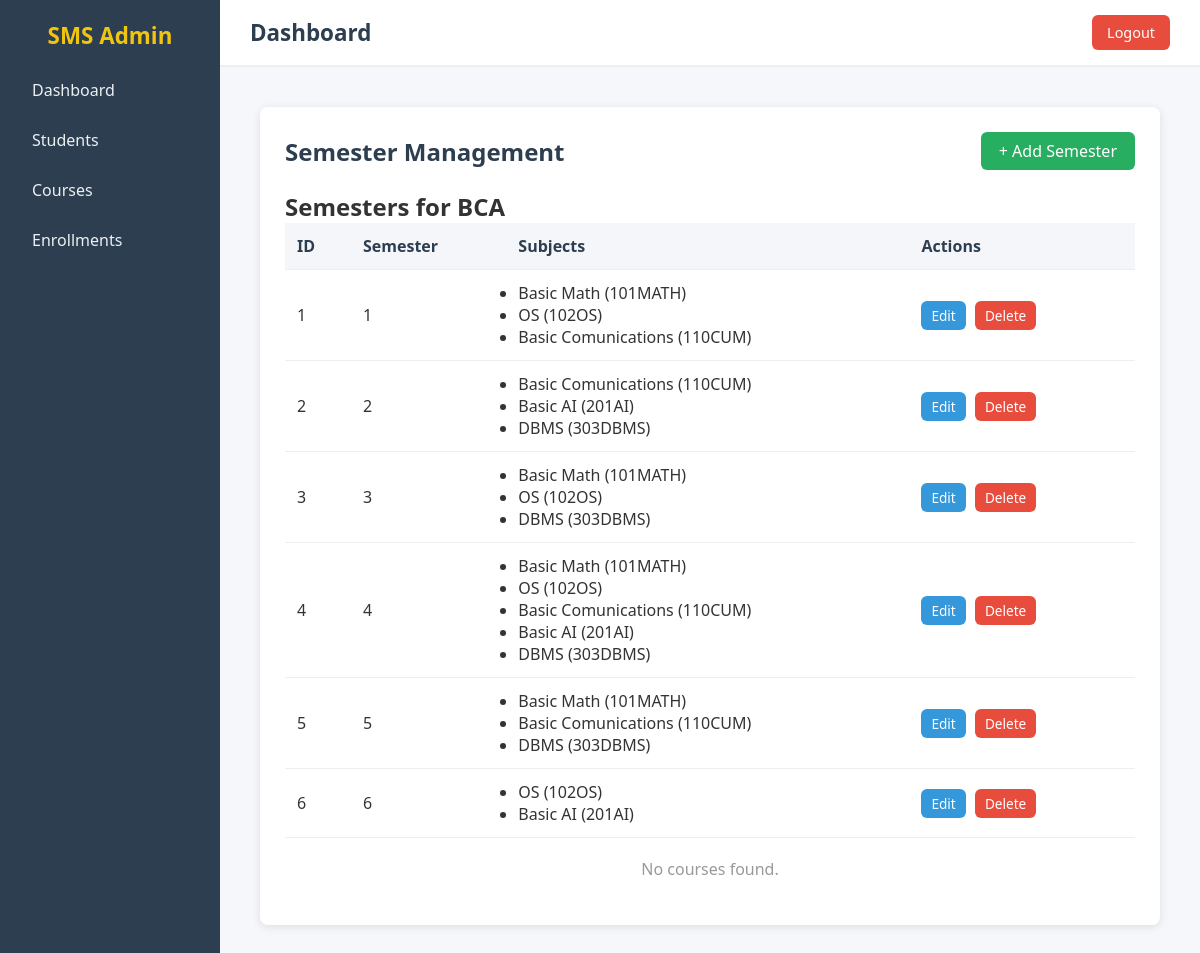
/courses/1/semesters, run on an earlier commit of the app's database.
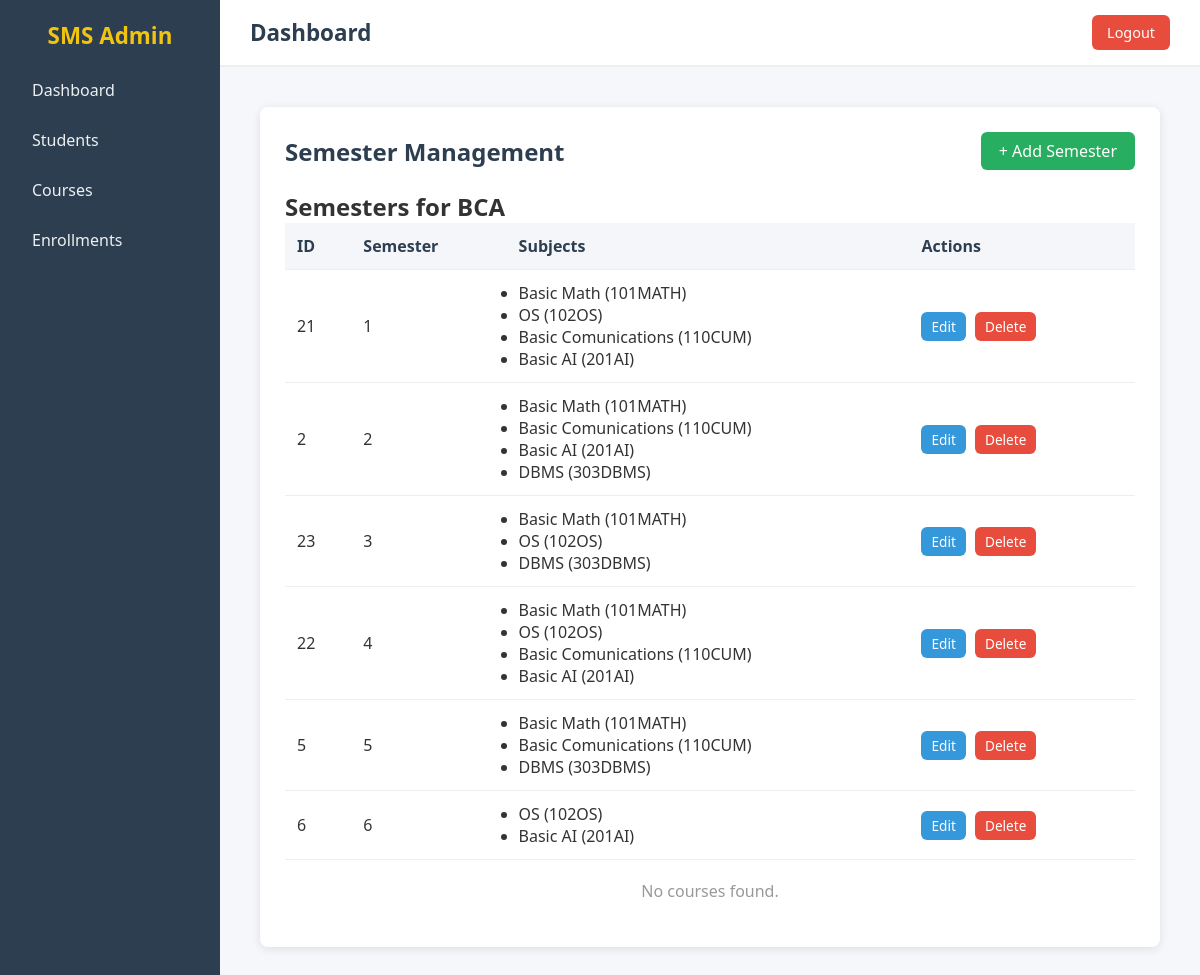
And on a later commit of the database.
### app/models/sms_models.py (models this page shows)
class Course(db.Model):
    __tablename__ = "courses"
    id = db.Column(db.Integer, primary_key=True)
    name = db.Column(db.String(100), nullable=False, unique=True)
    duration = db.Column(db.String(20), nullable=False)
    semesters = db.relationship("Semester", backref="course", lazy=True)

class Semester(db.Model):
    __tablename__ = "semesters"
    id = db.Column(db.Integer, primary_key=True)
    number = db.Column(db.Integer, nullable=False)  # e.g., 1, 2, 3...
    course_id = db.Column(db.Integer, db.ForeignKey("courses.id"), nullable=False)
    subjects = db.relationship("Subject", secondary="semester_subjects", backref="semesters")

class Subject(db.Model):
    __tablename__ = "subjects"
    code = db.Column(db.String(50), primary_key=True)
    name = db.Column(db.String(100), nullable=False)

### app/routes/courses.py (the view)
@course_bp.route("/courses/<int:course_id>/semesters")
def semester_manage(course_id):
    got_course = Course.query.get_or_404(course_id)
    return render_template("courses/semester_manage.html",course = got_course)

### app/templates/courses/semester_manage.html (shortened to what this page needs)
{% extends "base.html" %}
{% block css %}
<link rel="stylesheet" href="{{ url_for('static', filename='css/courses.css') }}">
{% endblock %}
{% block content %}
<div class="courses-container">
    <div class="top-bar">
        <h2>Semester Management</h2>
        <a href="/courses/{{ course.id }}/semesters/add/form" class="btn-add">+ Add Semester</a>
    </div>
    <h2>Semesters for {{ course.name }}</h2>
    <table class="courses-table">
        <thead>
            <tr>
                <th>ID</th>
                <th>Semester</th>
                <th>Subjects</th>
                <th>Actions</th>
            </tr>
        </thead>
        <tbody>
            {% for semester in course.semesters | sort(attribute="number")%}
            <tr>
                <td>{{ semester.id }}</td>
                <td>{{ semester.number }}</td>
                <td>
                    <ul>
                        {% for ss in semester.subjects %}
                        <li>{{ ss.name }} ({{ ss.code }})</li>
                        {% endfor %}
                    </ul>
                </td>
                <td>
                    <a href="/courses/edit/semester/{{ semester.id }}" class="btn-edit">Edit</a>
                    <a href="/courses/delete/semester/{{ semester.id }}" class="btn-delete">Delete</a>
                </td>
            </tr>
            {% endfor %}
        </tbody>
    </table>
    {% if not courses %}
    <p class="no-data">No courses found.</p>
    {% endif %}
</div>
{% endblock %}

### app/templates/base.html (shortened to what this page needs)
<!DOCTYPE html>
<html lang="en">
<head>
    <link rel="stylesheet" href="{{ url_for('static', filename='css/base.css') }}">
    {% block css %}{% endblock %}
</head>
<body>
    <div class="main-content">
        <div class="sidebar">
            <h2>SMS Admin</h2>
            <ul>
                <li><a href="/">Dashboard</a></li>
                <li><a href="/students">Students</a></li>
                <li><a href="/courses">Courses</a></li>
                <li><a href="/enrollments">Enrollments</a></li>
            </ul>
        </div>
        <div class="content">
            <header>
                <h1>{% block header_title %}Dashboard{% endblock %}</h1>
                <a href="/logout" class="logout-btn">Logout</a>
            </header>
            <main>
                {% block content %}
                {% endblock %}
            </main>
        </div>
    </div>
</body>
</html>

### app/static/css/base.css (style rules this page uses)
* { margin: 0; padding: 0; box-sizing: border-box; font-family: "Segoe UI", Tahoma, Geneva, Verdana, sans-serif; }
body { background: #f5f7fa; color: #333; min-height: 100vh; }
.main-content { display: flex; min-height: 100vh; }
.sidebar { width: 220px; background: #2c3e50; color: #fff; padding: 20px; flex-shrink: 0; }
.sidebar h2 { text-align: center; margin-bottom: 20px; font-size: 1.4rem; color: #f1c40f; }
.sidebar ul { list-style: none; }
.sidebar ul li { margin: 12px 0; }
.sidebar ul li a { text-decoration: none; color: #ecf0f1; padding: 8px 12px; display: block; border-radius: 6px; transition: background 0.3s; }
.content { flex-grow: 1; display: flex; flex-direction: column; }
header { background: #fff; padding: 15px 30px; display: flex; justify-content: space-between; align-items: center; border-bottom: 2px solid #eee; }
header h1 { font-size: 1.4rem; color: #2c3e50; }
.logout-btn { text-decoration: none; background: #e74c3c; color: #fff; padding: 8px 15px; border-radius: 6px; font-size: 0.9rem; transition: background 0.3s; }
main { flex-grow: 1; padding: 20px; }

### app/static/css/courses.css (style rules this page uses)
.courses-container { background: #fff; padding: 25px; border-radius: 8px; box-shadow: 0 2px 10px rgba(0,0,0,0.1); margin: 20px; }
.top-bar { display: flex; justify-content: space-between; align-items: center; margin-bottom: 20px; }
.top-bar h2 { color: #2c3e50; }
.btn-add { background: #27ae60; color: #fff; padding: 8px 18px; border-radius: 6px; text-decoration: none; transition: background 0.3s; }
.courses-table { width: 100%; border-collapse: collapse; }
.courses-table th, .courses-table td { padding: 12px; border-bottom: 1px solid #eee; text-align: left; }
.courses-table th { background: #f4f6f9; color: #2c3e50; }
.courses-table td .btn-edit, .courses-table td .btn-delete, .courses-table td .btn-semesters, .courses-table td .btn-students, .courses-table td .btn-subjects { padding: 5px 10px; border-radius: 6px; text-decoration: none; color: #fff; font-size: 0.85rem; margin-right: 5px; transition: background 0.3s; }
.btn-edit { background: #3498db; }
.btn-delete { background: #e74c3c; }
.no-data { text-align: center; padding: 20px; color: #999; }

What changed in the data, as far as the page shows it:
removed Semester: id "1", number "1", Subject (name "Basic Math", code "101MATH"), Subject (name "OS", code "102OS"), Subject (name "Basic Comunications", code "110CUM")
removed Semester: id "3", number "3", Subject (name "Basic Math", code "101MATH"), Subject (name "OS", code "102OS"), Subject (name "DBMS", code "303DBMS")
removed Semester: id "4", number "4", Subject (name "Basic Math", code "101MATH"), Subject (name "OS", code "102OS"), Subject (name "Basic Comunications", code "110CUM"), Subject (name "Basic AI", code "201AI"), Subject (name "DBMS", code "303DBMS")
added Semester: id "21", number "1", Subject (name "Basic Math", code "101MATH"), Subject (name "OS", code "102OS"), Subject (name "Basic Comunications", code "110CUM"), Subject (name "Basic AI", code "201AI")
changed Semester id 2: gains Subject (name "Basic Math", code "101MATH")
added Semester: id "23", number "3", Subject (name "Basic Math", code "101MATH"), Subject (name "OS", code "102OS"), Subject (name "DBMS", code "303DBMS")
added Semester: id "22", number "4", Subject (name "Basic Math", code "101MATH"), Subject (name "OS", code "102OS"), Subject (name "Basic Comunications", code "110CUM"), Subject (name "Basic AI", code "201AI")
